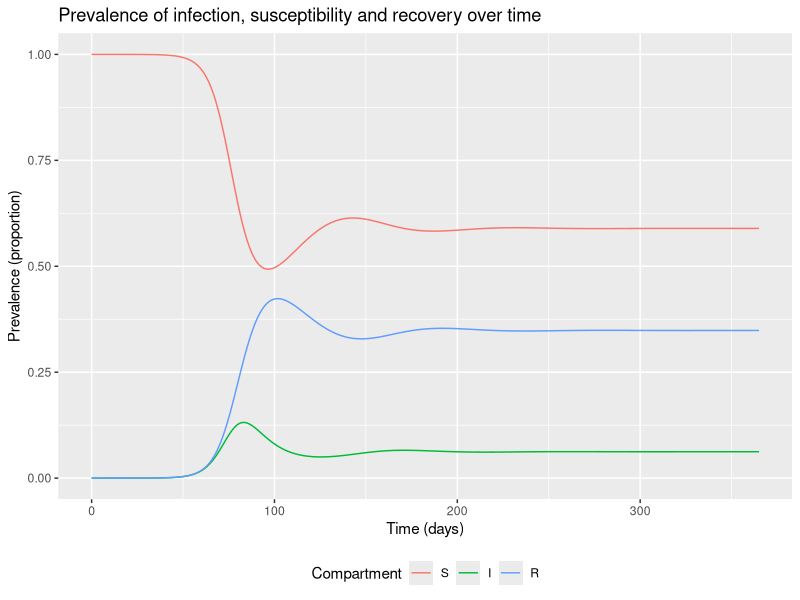

This chart was generated by the following R code:
library(deSolve)
library(reshape2)
library(ggplot2)


initial_state_values <- c(S = 1000000-1,  
                          I = 1,         
                          R = 0)          

parameters <- c(beta = 0.4,gamma = 0.2,mu = 1/28, b = 1/28)  

times <- seq(from = 0, to = 365, by = 1)

sir_model <- function(time, state, parameters) {  
  
  with(as.list(c(state, parameters)), {  
    
    N <- S+I+R
    
    lambda <- beta * I/N
    
    dS <- -lambda * S - mu * S + b * N            
    dI <- lambda * S - gamma * I  - mu * I           
    dR <- gamma * I - mu * R               
    
    return(list(c(dS, dI, dR))) 
  })
  
}

output_pigs <- as.data.frame(ode(y = initial_state_values, 
                                 times = times, 
                                 func = sir_model,
                                 parms = parameters))

output_pigs_long <- melt(as.data.frame(output_pigs), id = "time")    

output_pigs_long$prevalence <- output_pigs_long$value/sum(initial_state_values)

ggplot(data = output_pigs_long,                                               
       aes(x = time, y = prevalence, colour = variable, group = variable)) +  
  geom_line() +                                                          
  xlab("Time (days)")+                                                   
  ylab("Prevalence (proportion)") +                                      
  labs(colour = "Compartment",                                           
       title = "Prevalence of infection, susceptibility and recovery over time") +  
  theme(legend.position = "bottom")
